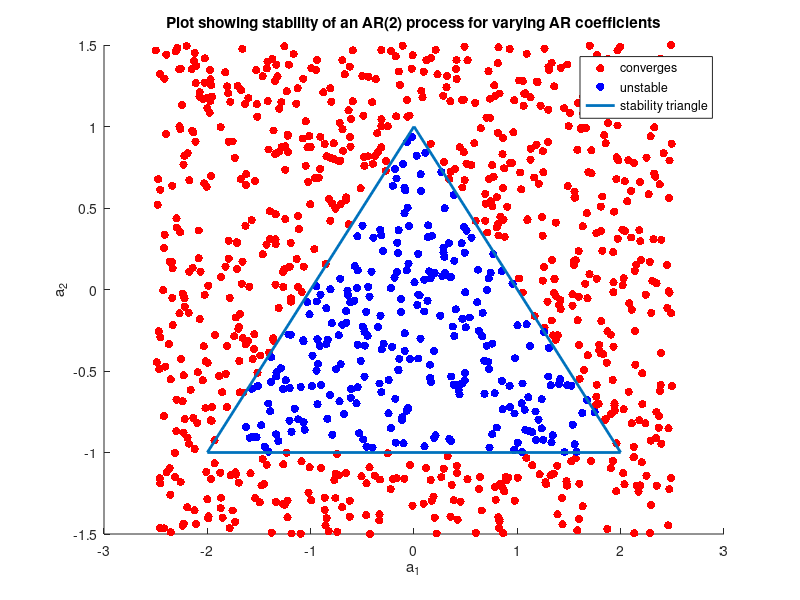

MATLAB code for this plot:

a1_stable = [];
a2_stable = [];
a1_unstable = [];
a2_unstable = [];




for i = 1:1000
    a1 = (rand-0.5)*5;
    a2 = (rand-0.5)*3;

    a = [1, -a1, -a2];
    x = filter(1, a, randn(1000,1));
    if isstable(1, a)
        a1_unstable = [a1_unstable a1];
        a2_unstable = [a2_unstable a2];
    
    else
        a1_stable = [a1_stable a1];
        a2_stable = [a2_stable a2];
    end
end

hold on
s(1) = scatter(a1_stable, a2_stable, 'r', 'filled');
s(2) = scatter(a1_unstable, a2_unstable, 'b', 'filled');
ylabel("a_2")
xlabel("a_1")
title("Plot showing stability of an AR(2) process for varying AR coefficients")
s(3) = line([-2 0],[-1;1],'LineWidth',2);
s(4) = line([0;2],[1;-1], 'LineWidth',2);
s(5) = line([-2;2],[-1;-1],'LineWidth',2);
legend(s([1 2 3]), 'converges', 'unstable', 'stability triangle')

hold off